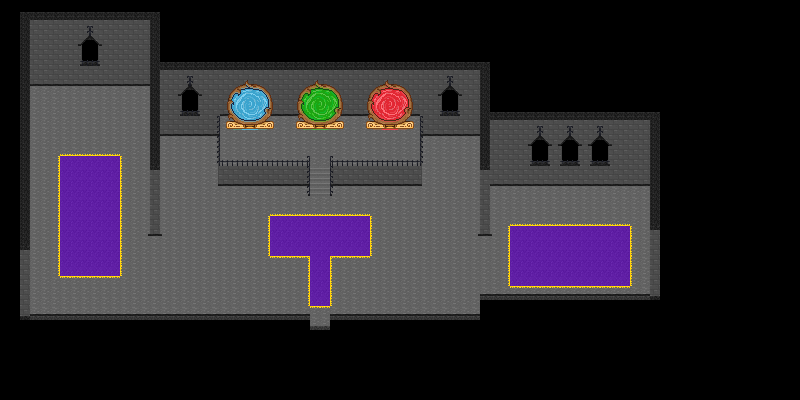

This is a level from a 2D game, rendered from its Tiled map with the project's own tilesets. A one-line summary and the map file follow, with tile-layer data summarised:
An orthogonal 80x40 tile map with 10x10 px tiles, 9 tile layers (uh, floor, stone bleps, fence D, ...), 2 tilesets.

<map version="1.10" tiledversion="1.10.1" orientation="orthogonal" renderorder="right-down" width="80" height="40" tilewidth="10" tileheight="10" infinite="0" nextlayerid="12" nextobjectid="1">
 <tileset firstgid="1" source="../Tiles/thicket tiles.tsx" />
 <tileset firstgid="61" source="../Tiles/portals.tsx" />
 <layer id="8" name="uh" width="80" height="40">
  <data>[3200 cells, 101 non-empty, 3 distinct tile ids]</data>
 </layer>
 <layer id="1" name="floor" width="80" height="40">
  <data>[3200 cells, 1539 non-empty, 9 distinct tile ids]</data>
 </layer>
 <layer id="6" name="stone bleps" width="80" height="40">
  <data>[3200 cells, 100 non-empty, 5 distinct tile ids]</data>
 </layer>
 <layer id="4" name="fence D" width="80" height="40">
  <data>[3200 cells, 142 non-empty, 7 distinct tile ids]</data>
 </layer>
 <layer id="2" name="fence R" width="80" height="40">
  <data>[3200 cells, 49 non-empty, 6 distinct tile ids]</data>
 </layer>
 <layer id="3" name="fence L" width="80" height="40">
  <data>[3200 cells, 47 non-empty, 5 distinct tile ids]</data>
 </layer>
 <layer id="11" name="fence U" width="80" height="40">
  <data>[3200 cells, 28 non-empty, 1 distinct tile ids]</data>
 </layer>
 <layer id="10" name="portals" width="80" height="40" offsetx="-5.01705" offsety="-0.982955">
  <data>[3200 cells, 3 non-empty, 3 distinct tile ids]</data>
 </layer>
 <layer id="5" name="collision" width="80" height="40">
  <data>[3200 cells, 2152 non-empty, 1 distinct tile ids]</data>
 </layer>
</map>
